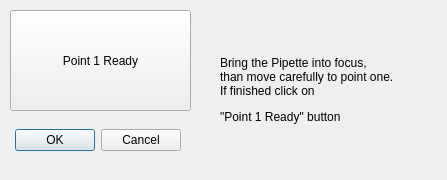
<?xml version="1.0" encoding="UTF-8"?>
<ui version="4.0">
 <class>calibratedialog</class>
 <widget class="QDialog" name="calibratedialog">
  <property name="geometry">
   <rect>
    <x>0</x>
    <y>0</y>
    <width>447</width>
    <height>180</height>
   </rect>
  </property>
  <property name="windowTitle">
   <string>Dialog</string>
  </property>
  <widget class="QDialogButtonBox" name="buttonBox">
   <property name="geometry">
    <rect>
     <x>0</x>
     <y>120</y>
     <width>181</width>
     <height>41</height>
    </rect>
   </property>
   <property name="orientation">
    <enum>Qt::Horizontal</enum>
   </property>
   <property name="standardButtons">
    <set>QDialogButtonBox::Cancel|QDialogButtonBox::Ok</set>
   </property>
  </widget>
  <widget class="QPushButton" name="pushButton">
   <property name="geometry">
    <rect>
     <x>10</x>
     <y>10</y>
     <width>181</width>
     <height>101</height>
    </rect>
   </property>
   <property name="text">
    <string>Point 1 Ready</string>
   </property>
  </widget>
  <widget class="QLabel" name="whattodotext">
   <property name="geometry">
    <rect>
     <x>220</x>
     <y>20</y>
     <width>201</width>
     <height>141</height>
    </rect>
   </property>
   <property name="text">
    <string>&lt;html&gt;&lt;head/&gt;&lt;body&gt;&lt;p&gt;Bring the Pipette into focus, &lt;br/&gt;than move carefully to point one.&lt;br/&gt;If finished click on&lt;/p&gt;&lt;p&gt;&amp;quot;Point 1 Ready&amp;quot; button&lt;/p&gt;&lt;/body&gt;&lt;/html&gt;</string>
   </property>
  </widget>
 </widget>
 <resources/>
 <connections>
  <connection>
   <sender>buttonBox</sender>
   <signal>accepted()</signal>
   <receiver>calibratedialog</receiver>
   <slot>accept()</slot>
   <hints>
    <hint type="sourcelabel">
     <x>248</x>
     <y>254</y>
    </hint>
    <hint type="destinationlabel">
     <x>157</x>
     <y>274</y>
    </hint>
   </hints>
  </connection>
  <connection>
   <sender>buttonBox</sender>
   <signal>rejected()</signal>
   <receiver>calibratedialog</receiver>
   <slot>reject()</slot>
   <hints>
    <hint type="sourcelabel">
     <x>316</x>
     <y>260</y>
    </hint>
    <hint type="destinationlabel">
     <x>286</x>
     <y>274</y>
    </hint>
   </hints>
  </connection>
 </connections>
</ui>
